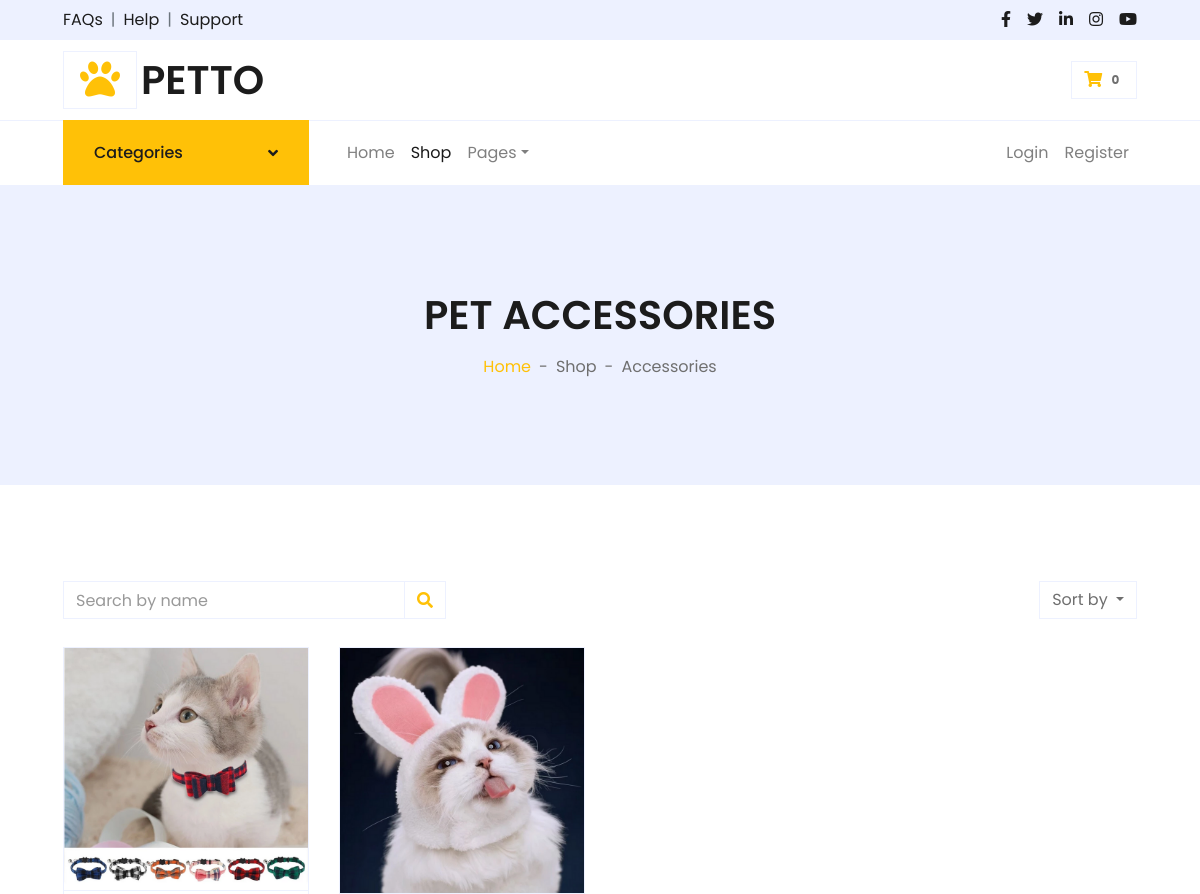
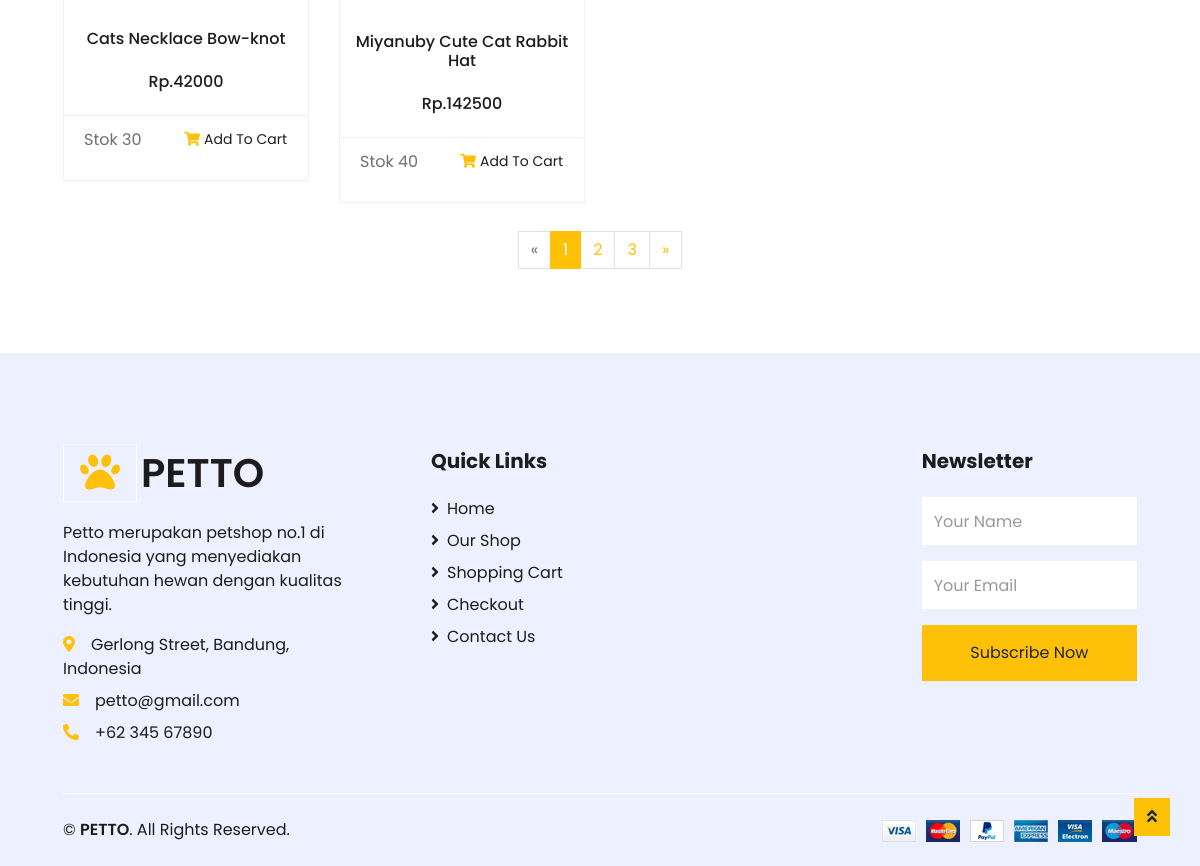
Page /shop-accessories.php on the committed database (2 pictures, top to bottom).
### tables this page shows
CREATE TABLE `produk` (
  `id` int(11) NOT NULL,
  `foto` varchar(100) NOT NULL,
  `nama` varchar(100) NOT NULL,
  `harga` int(11) NOT NULL,
  `jenis` int(11) NOT NULL,
  `banyak` int(11) NOT NULL
);

### function.php (called while the page is built, shortened)
<?php
$dbhost = 'localhost';
$dbuser = 'root';
$dbpass = '';
$mydb = 'db_petto';
$conn = mysqli_connect($dbhost, $dbuser, $dbpass, $mydb);
function readQueryJenis($jenis)
{
    global $conn;
    $query = "SELECT * FROM produk WHERE jenis=$jenis";
    $result = mysqli_query($conn, $query);
    $records = [];
    while ($record = mysqli_fetch_assoc($result)) {
        $records[] = $record;
    }
    return $records;
}

### shop-accessories.php (the view, shortened to what this page needs)
<?php
    include("function.php");
    if(isset($_POST['btn-search5'])){
        if(isset($_POST['search5'])){
            $keyword = "%" . $_POST['search5'] . "%";
            $data = searchProduk(4, $keyword);
        }
    }else{
        $data = readQueryJenis(4);
    }
?>
<!DOCTYPE html>
<html lang="en">
<head>
    <link href="https://cdnjs.cloudflare.com/ajax/libs/font-awesome/5.10.0/css/all.min.css" rel="stylesheet">
    <link href="lib/owlcarousel/assets/owl.carousel.min.css" rel="stylesheet">
    <link href="css/style_shop.css" rel="stylesheet">
    <link href="css/style.css" rel="stylesheet">
</head>
<body>
    <div class="container-fluid">
        <div class="row bg-secondary py-2 px-xl-5">
            <div class="col-lg-6 d-none d-lg-block">
                <div class="d-inline-flex align-items-center">
                    <a class="text-dark" href="">FAQs</a>
                    <span class="text-muted px-2">|</span>
                    <a class="text-dark" href="">Help</a>
                    <span class="text-muted px-2">|</span>
                    <a class="text-dark" href="">Support</a>
                </div>
            </div>
            <div class="col-lg-6 text-center text-lg-right">
                <div class="d-inline-flex align-items-center">
                    <a class="text-dark px-2" href="">
                        <i class="fab fa-facebook-f"></i>
                    </a>
                    <a class="text-dark px-2" href="">
                        <i class="fab fa-twitter"></i>
                    </a>
                    <a class="text-dark px-2" href="">
                        <i class="fab fa-linkedin-in"></i>
                    </a>
                    <a class="text-dark px-2" href="">
                        <i class="fab fa-instagram"></i>
                    </a>
                    <a class="text-dark pl-2" href="">
                        <i class="fab fa-youtube"></i>
                    </a>
                </div>
            </div>
        </div>
        <div class="row align-items-center py-3 px-xl-5">
            <div class="col-lg-3 d-none d-lg-block">
                <a href="index.php" class="text-decoration-none">
                    <h1 class="m-0 display-5 font-weight-semi-bold"><span class="text-warning font-weight-bold border px-3 mr-1"><i class="fa-solid fa-paw"></i></span>PETTO</h1>
                </a>
            </div>
            <div class="col-lg-3 col-6 text-right">
                <a href="cart.php" class="btn border">
                    <i class="fas fa-shopping-cart text-warning"></i>
                    <span class="badge">
                        <?php
                            if(!isset($_SESSION['username']))
                            {
                               echo "0";
                            }
                            else
                            {
                                $id_cus = $_SESSION['id'];
                                $query = "SELECT cart FROM customers WHERE id=$id_cus";
                                $result = mysqli_query($conn, $query);
                                $row = mysqli_fetch_array($result, MYSQLI_ASSOC);
                                echo $row['cart'];
                            }
                        ?>
                    </span>
                </a>
            </div>
        </div>
    </div>
    <div class="container-fluid">
        <div class="row border-top px-xl-5">
            <div class="col-lg-3 d-none d-lg-block">
                <a class="btn shadow-none d-flex align-items-center justify-content-between bg-warning text-white w-100" data-toggle="collapse" href="#navbar-vertical" style="height: 65px; margin-top: -1px; padding: 0 30px;">
                    <h6 class="m-0">Categories</h6>
                    <i class="fa fa-angle-down text-dark"></i>
                </a>
            </div>
            <div class="col-lg-9">
                <nav class="navbar navbar-expand-lg bg-light navbar-light py-3 py-lg-0 px-0">
                    <div class="collapse navbar-collapse justify-content-between" id="navbarCollapse">
                        <div class="navbar-nav mr-auto py-0">
                            <a href="index.php" class="nav-item nav-link">Home</a>
                            <a href="shop.html" class="nav-item nav-link active">Shop</a>
                            <div class="nav-item dropdown">
                                <a href="#" class="nav-link dropdown-toggle" data-toggle="dropdown">Pages</a>
                            </div>
                        </div>
                        <div class="navbar-nav ml-auto py-0">
                            <?php
                                if(!isset($_SESSION['username']))
                                {
                                    echo "<a href='signin_cus.php' class='nav-item nav-link '>Login</a>";
                                    echo "<a href='signup_cus.php' class='nav-item nav-link'>Register</a>";
                                }
                                else
                                {
                                    echo "<span class='nav-item nav-link mr-2'>Selamat datang, <strong>" . $_SESSION['nama'] . "</strong></span>";
                                    echo "<a href='logout_cus.php' class='nav-item nav-link btn btn-warning'>Logout</a>";
                                }
                            ?>
                        </div>
                    </div>
                </nav>
            </div>
        </div>
    </div>
    <div class="container-fluid bg-secondary mb-5">
        <div class="d-flex flex-column align-items-center justify-content-center" style="min-height: 300px">
            <h1 class="font-weight-semi-bold text-uppercase mb-3">Pet Accessories</h1>
            <div class="d-inline-flex">
                <p class="m-0"><a href="index.php">Home</a></p>
                <p class="m-0 px-2">-</p>
                <p class="m-0">Shop</p>
                <p class="m-0 px-2">-</p>
                <p class="m-0">Accessories</p>
            </div>
        </div>
    </div>
    <div class="container-fluid pt-5">
        <div class="row px-xl-5">
            <div class="col-lg-12 col-md-12">
                <div class="row pb-3">
                    <div class="col-12 pb-1">
                        <div class="d-flex align-items-center justify-content-between mb-4">
                             <form action="" method="POST">
                                <div class="input-group">
                                    <input type="text" name="search5" class="form-control" placeholder="Search by name">
                                    <div class="input-group-append">
                                        <button name="btn-search5" class="input-group-text bg-transparent text-warning" type="submit">
                                            <i class="fa fa-search"></i>
                                        </button>
                                    </div>
                                </div>
                            </form>
                            <div class="dropdown ml-4">
                                <button class="btn border dropdown-toggle" type="button" id="triggerId" data-toggle="dropdown" aria-haspopup="true"
                                        aria-expanded="false">
                                            Sort by
                                        </button>
                            </div>
                        </div>
                    </div>
                    <?php foreach ($data as $datas) :
                    if($datas['banyak'] > 0)
                    { ?>
                    <div class="col-lg-3 col-md-6 col-sm-12 pb-1">
                        <div class="card product-item border-0 mb-4">
                            <div class="card-header product-img position-relative overflow-hidden bg-transparent border p-0">
                                <img class="img-fluid w-100" src="foto/<?= $datas['foto']; ?>" alt="">
                            </div>
                            <div class="card-body border-left border-right text-center p-0 pt-4 pb-3">
                                <h6 class="mb-3 p-2"><?= $datas['nama'] ?></h6>
                                <div class="d-flex justify-content-center">
                                    <h6>Rp.<?= $datas['harga'] ?></h6>
                                </div>
                            </div>
                            <div class="card-footer d-flex justify-content-between bg-light border">
                                <p>Stok <?= $datas['banyak'] ?></p>
                                <a href="addToCart.php?id_produk=<?= $datas['id'] ?>&url=shop-accessories&harga_produk=<?= $datas['harga'] ?>" class="btn btn-sm text-dark p-0"><i class="fas fa-shopping-cart text-warning mr-1"></i>Add To Cart</a>
                            </div>
                        </div>
                    </div>
                    <?php } endforeach; ?>
                    <div class="col-12 pb-1">
                        <nav aria-label="Page navigation">
                          <ul class="pagination justify-content-center mb-3">
                            <li class="page-item disabled">
                              <a class="page-link" href="#" aria-label="Previous">
                                <span aria-hidden="true">&laquo;</span>
                              </a>
                            </li>
                            <li class="page-item active"><a class="page-link" href="#">1</a></li>
                            <li class="page-item"><a class="page-link" href="#">2</a></li>
                            <li class="page-item"><a class="page-link" href="#">3</a></li>
                            <li class="page-item">
                              <a class="page-link" href="#" aria-label="Next">
                                <span aria-hidden="true">&raquo;</span>
                              </a>
                            </li>
                          </ul>
                        </nav>
                    </div>
                </div>
            </div>
        </div>
    </div>
    <div class="container-fluid bg-secondary text-dark mt-5 pt-5">
        <div class="row px-xl-5 pt-5">
            <div class="col-lg-4 col-md-12 mb-5 pr-3 pr-xl-5">
                <a href="index.php" class="text-decoration-none">
                    <h1 class="mb-4 display-5 font-weight-semi-bold"><span class="text-warning font-weight-bold border border-white px-3 mr-1"><i class="fa-solid fa-paw"></i></span>PETTO</h1>
                </a>
                <p>Petto merupakan petshop no.1 di Indonesia yang menyediakan kebutuhan hewan dengan kualitas tinggi.</p>
                <p class="mb-2"><i class="fa fa-map-marker-alt text-warning mr-3"></i>Gerlong Street, Bandung, Indonesia</p>
                <p class="mb-2"><i class="fa fa-envelope text-warning mr-3"></i>petto@gmail.com</p>
                <p class="mb-0"><i class="fa fa-phone-alt text-warning mr-3"></i>+62 345 67890</p>
            </div>
            <div class="col-lg-8 col-md-12">
                <div class="row">
                    <div class="col-md-4 mb-5">
                        <h5 class="font-weight-bold text-dark mb-4">Quick Links</h5>
                        <div class="d-flex flex-column justify-content-start">
                            <a class="text-dark mb-2" href="index.php"><i class="fa fa-angle-right mr-2"></i>Home</a>
                            <a class="text-dark mb-2" href="shop.php"><i class="fa fa-angle-right mr-2"></i>Our Shop</a>
                            <a class="text-dark mb-2" href="cart.php"><i class="fa fa-angle-right mr-2"></i>Shopping Cart</a>
                            <a class="text-dark mb-2" href="checkout.php"><i class="fa fa-angle-right mr-2"></i>Checkout</a>
                            <a class="text-dark" href="contact.php"><i class="fa fa-angle-right mr-2"></i>Contact Us</a>
                        </div>
                    </div>
                    <div class="col-md-4 mb-5">
                    </div>
                    <div class="col-md-4 mb-5">
                        <h5 class="font-weight-bold text-dark mb-4">Newsletter</h5>
                        <form action="">
                            <div class="form-group">
                                <input type="text" class="form-control border-0 py-4" placeholder="Your Name" required="required" />
                            </div>
                            <div class="form-group">
                                <input type="email" class="form-control border-0 py-4" placeholder="Your Email"
                                    required="required" />
                            </div>
                            <div>
                                <button class="btn btn-warning btn-block border-0 py-3" type="submit">Subscribe Now</button>
                            </div>
                        </form>
                    </div>
                </div>
            </div>
        </div>
        <div class="row border-top border-light mx-xl-5 py-4">
            <div class="col-md-6 px-xl-0">
                <p class="mb-md-0 text-center text-md-left text-dark">
                    &copy; <a class="text-dark font-weight-semi-bold" href="index.php">PETTO</a>. All Rights Reserved.
                </p>
            </div>
            <div class="col-md-6 px-xl-0 text-center text-md-right">
                <img class="img-fluid" src="img/payments.png" alt="">
            </div>
        </div>
    </div>
    <a href="#" class="btn btn-warning back-to-top"><i class="fa fa-angle-double-up"></i></a>
</body>
</html>

### css/style_shop.css (style rules this page uses)
.font-weight-semi-bold { font-weight: 600; }
.navbar-light .navbar-nav .nav-link { padding: 20px 10px; color: #1C1C1C; outline: none; }
.navbar-light .navbar-nav .nav-link:hover, .navbar-light .navbar-nav .nav-link.active { color: #ffc107; }
.cat-item .cat-img img, .product-item .product-img img { transition: .5s; }
.back-to-top { position: fixed; display: none; right: 30px; bottom: 30px; z-index: 11; animation: action 1s infinite alternate; }

### rows in the picture
produk: foto (picture), nama "Cats Necklace Bow-knot", harga "42000", banyak "30"
produk: foto (picture), nama "Miyanuby Cute Cat Rabbit Hat", harga "142500", banyak "40"
